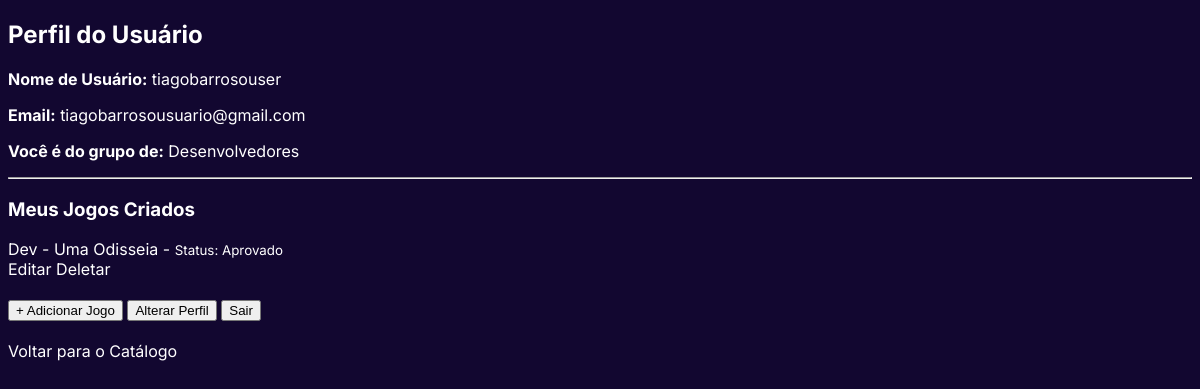
The page /perfil/ (signed in) on the database as committed earlier.
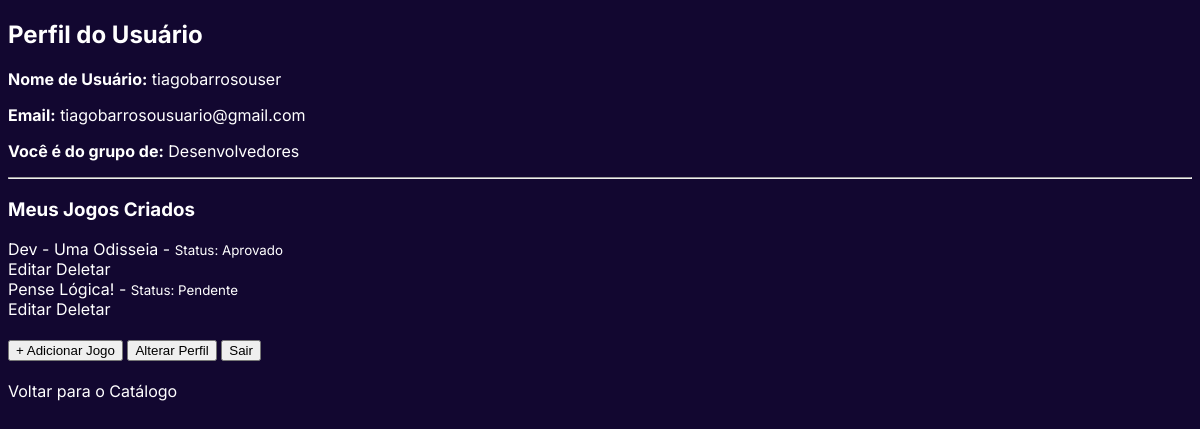
The same page on the database as committed later.
### potplayapp/models.py (models this page shows, shortened)
class Jogo(models.Model):
    STATUS_AVALIACAO = [
        ('Pendente', 'Pendente'),
        ('Aprovado', 'Aprovado'),
        ('Rejeitado', 'Rejeitado'),
    ]
    desenvolvedor = models.ForeignKey(User, on_delete=models.CASCADE, related_name="jogos_criados")
    categoria = models.ForeignKey(Categoria, on_delete=models.SET_NULL, null=True, blank=False)
    nome = models.CharField(max_length=255)
    descricao = models.TextField()
    arquivo_jogo = models.FileField(upload_to='arquivos_jogos/')
    data_submissao = models.DateTimeField(auto_now_add=True)
    data_atualizacao = models.DateTimeField(auto_now=True) # Atualiza automaticamente a cada edição
    status_avaliacao = models.CharField(
        max_length=10,
        choices=STATUS_AVALIACAO,
        default='Pendente'
    )

### potplayapp/views.py (the view)
# urls.py: path('perfil/', views.perfil_view, name='perfil'),
@login_required
def perfil_view(request):
    jogos_criados = Jogo.objects.filter(desenvolvedor=request.user)
    return render(request, 'perfil.html', {'jogos_criados': jogos_criados})

### potplayapp/templates/perfil.html (shortened to what this page needs)
{% load static %}
<!DOCTYPE html>
<html lang="pt-br">
<head>
    <link rel="stylesheet" href="{% static 'potplayapp/css/global.css' %}">
</head>
<body>
    <h2>Perfil do Usuário</h2>
    <p><strong>Nome de Usuário:</strong> {{ user.username }}</p>
    <p><strong>Email:</strong> {{ user.email }}</p>
    <p><strong>Você é do grupo de:</strong> {{ user.groups.first.name }}</p>
    <hr>
    <h3 class="mt-5">Meus Jogos Criados</h3>
    <div class="list-group">
        {% for jogo in jogos_criados %}
            <div class="list-group-item d-flex justify-content-between align-items-center">
                <span>{{ jogo.nome }} - <small class="text-muted">Status: {{ jogo.status_avaliacao }}</small></span>
                <div class="d-flex gap-2">
                    <a href="{% url 'editar_jogo' jogo.id %}" class="btn btn-warning btn-sm">Editar</a>
                    <a href="{% url 'deletar_jogo' jogo.id %}" class="btn btn-danger btn-sm">Deletar</a>
                </div>
            </div>
        {% empty %}
            <div class="list-group-item">Você ainda não criou nenhum jogo. <a href="{% url 'adicionar_jogo' %}">Crie um agora!</a></div>
        {% endfor %}
    </div>
    <br>
    <a href="{% url 'adicionar_jogo' %}"><button>+ Adicionar Jogo</button></a>
    <a href="{% url 'alterar_perfil' %}"><button>Alterar Perfil</button></a>
    <a href="{% url 'logout' %}"><button>Sair</button></a>
    <br><br>
    <a href="{% url 'home' %}">Voltar para o Catálogo</a>
</body>
</html>

Rows that differ between the two databases and show on the page:
added Jogo: nome "Pense Lógica!", status_avaliacao "Pendente"
